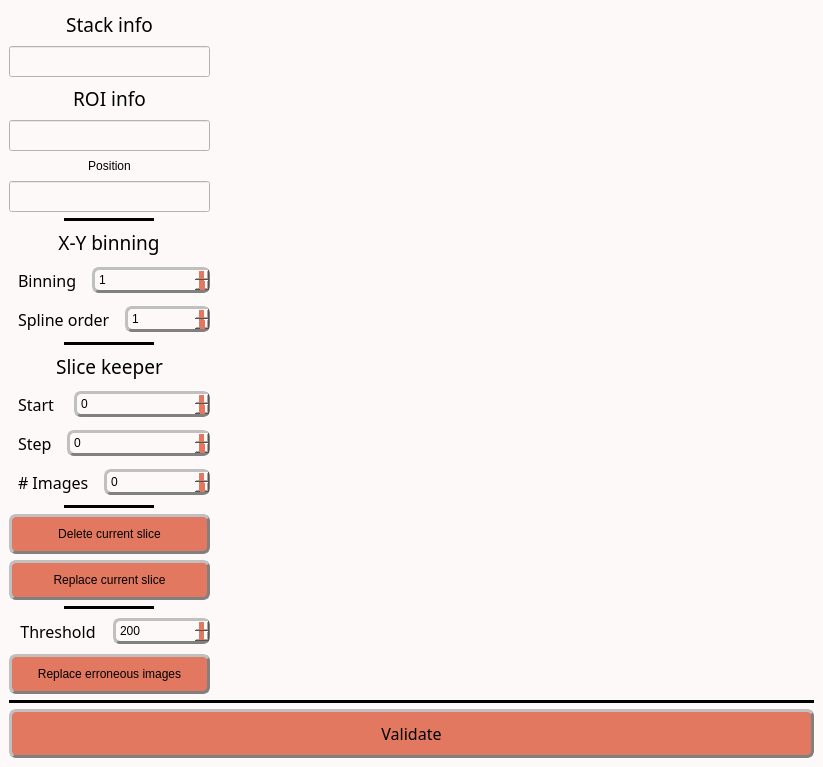
<?xml version="1.0" encoding="UTF-8"?>
<ui version="4.0">
 <class>MainWindow</class>
 <widget class="QMainWindow" name="MainWindow">
  <property name="geometry">
   <rect>
    <x>0</x>
    <y>0</y>
    <width>823</width>
    <height>738</height>
   </rect>
  </property>
  <property name="windowTitle">
   <string>Edit tools</string>
  </property>
  <property name="styleSheet">
   <string notr="true">/* Couleur du fond, label, combobox, progressbar vide et spin box */
QWidget, QLabel, QComboBox, QProgressBar, QSpinBox {background-color: rgb(253, 249, 248)}

/* Couleur quand inactif */
QPushButton:disabled, QComboBox:disabled, QSpinBox:disabled {background-color: rgba(243, 98, 64,150)}

/* Couleur des boutons et des selecteurs */
QPushButton, QComboBox::drop-down:button, QComboBox::down-arrow, QComboBox::down-arrow:disabled, QSpinBox::drop-down:button, QSpinBox::down-arrow, QSpinBox::down-arrow:disabled, QSpinBox::drop-up:button, QSpinBox::up-arrow, QSpinBox::up-arrow:disabled, QSlider::handle:horizontal {background-color: rgb(226, 120, 95)}

/* Couleur des bordures de même couleur que les boutons */
QComboBox::drop-down:button, QSpinBox::drop-down:button, QSpinBox::drop-up:button {border-color: rgb(193, 167, 181)}

/* Couleur des textes */
QLabel, QPushButton, QPushButton:hover, QCheckBox, QComboBox, Line, QTextEdit, QSpinBox {color: rgb(0, 0, 0)}

/* style des bordures 1 */
QLabel, QPushButton, QPushButton:hover, QCheckBox, QComboBox, QSpinBox  {
	border-style : outset;
	min-width : 5em;
}

/* style des bordures 2 */
QPushButton, QPushButton:hover, QCheckBox, QComboBox, QSpinBox  {
	border-radius: 7px;
	border-width: 3px;
	border-color: gray;
}

/* Font 1 */
QPushButton, QPushButton:hover, QCheckBox, QProgressBar {font: 12pt &quot;Noto Sans Cond&quot;}

/* Font 2 */
QComboBox, QTextEdit, QSpinBox {font: 10pt &quot;Noto Sans Cond&quot;}

/* Padding 1 */
QLabel, QComboBox, QComboBox::down-arrow, QSpinBox, QSpinBox::down-arrow, QSpinBox::up-arrow {padding : 2px;}

/* Padding 2 */
QPushButton, QPushButton:hover, QCheckBox {padding : 10px;}

/* Gestion taille des QCheckBoxes */
QCheckBox::indicator:unchecked, QCheckBox::indicator:unchecked:hover, QCheckBox::indicator:checked, QCheckBox::indicator:checked:hover  {
	width :30px;
	height : 30px;
}

QLabel {
	Border-radius : 5px;
	border-width : 0px;
	border-color : black;
	font : 14pt &quot;Noto Sans Cond&quot;;
}

QPushButton:hover {background-color: rgb(243, 98, 64);}

QCheckBox::indicator:unchecked {image: url(icons/uncheck_icon.png);}

QCheckBox::indicator:unchecked:hover {image: url(icons/uncheck_hover_icon.png);}

QCheckBox::indicator:checked {image: url(icons/Check_icon.png);}

QCheckBox::indicator:checked:hover {image: url(icons/Check_hover_icon.png);}

QComboBox::drop-down:button{
	border-radius: 4px;
	border-width: 3px;
	width: 36px;
}

QComboBox::down-arrow {
	image : url(icons/Arrow_down.png);
    width: 13px;
    height: 12px;
}

Line{
	format: plain;
	midLine-Width : 5px;
}

QFrame[height=&quot;3&quot;], QFrame[width=&quot;3&quot;] {background-color: #3A3939;}

QTextEdit{
	background-color: rgb(255, 255, 255);
	border-style: solid;
	border-radius: 5px;
	border-width: 2px;
	border-color: black;
}

QLineEdit {font : 12pt &quot;Noto Sans Cond&quot;;}

/* Gestion taille des QLineEdit */
QLineEdit::indicator:unchecked, QLineEdit::indicator:unchecked:hover, QLineEdit::indicator:checked, QLineEdit::indicator:checked:hover  {
	border-color: black;
}

QHBoxLayout {background-color: rgb(0, 240, 240, 50);}

QProgressBar {
	text-align: center;
	border: 2px solid black;
	border-radius: 3px;
 }

 QProgressBar::chunk {
	background-color: rgb(243, 98, 64);
	width: 20px;
	margin : 0.5px;
 }

QSpinBox::drop-down:button, QSpinBox::drop-up:button {
	border-radius: 2px;
	border-width: 3px;
	width: 36px;
}

QSpinBox::down-arrow {
	image : url(icons/Arrow_down.png);
    width: 26px;
    height: 24px;
}

QSpinBox::up-arrow {
	image : url(icons/Arrow_up.png);
    width: 26px;
    height: 24px;
}

QSlider::groove:horizontal {
    border: 1px solid #999999;
    height: 5px; /* the groove expands to the size of the slider by default. by giving it a height, it has a fixed size */
    background-color: rgb(0, 0, 0);
    margin: 2px 0;
}

QSlider::handle:horizontal {
    border: 1px solid #5c5c5c;
    width: 25px;
    height: 40px;
    margin: -10px 0; /* handle is placed by default on the contents rect of the groove. Expand outside the groove */
    border-radius: 3px;
}</string>
  </property>
  <widget class="QWidget" name="centralwidget">
   <property name="styleSheet">
    <string notr="true"/>
   </property>
   <layout class="QHBoxLayout" name="horizontalLayout_8">
    <item>
     <layout class="QVBoxLayout" name="verticalLayout_3">
      <item>
       <layout class="QHBoxLayout" name="horizontalLayout_7">
        <item>
         <layout class="QVBoxLayout" name="verticalLayout_2">
          <item>
           <layout class="QVBoxLayout" name="verticalLayout_7">
            <item>
             <widget class="QLabel" name="stackInfo_label">
              <property name="sizePolicy">
               <sizepolicy hsizetype="Preferred" vsizetype="Fixed">
                <horstretch>0</horstretch>
                <verstretch>0</verstretch>
               </sizepolicy>
              </property>
              <property name="minimumSize">
               <size>
                <width>114</width>
                <height>0</height>
               </size>
              </property>
              <property name="font">
               <font>
                <family>Noto Sans Cond</family>
                <pointsize>14</pointsize>
                <weight>50</weight>
                <italic>false</italic>
                <bold>false</bold>
               </font>
              </property>
              <property name="text">
               <string>Stack info</string>
              </property>
              <property name="alignment">
               <set>Qt::AlignCenter</set>
              </property>
             </widget>
            </item>
            <item>
             <widget class="QLineEdit" name="stackInfoValues_label">
              <property name="sizePolicy">
               <sizepolicy hsizetype="Minimum" vsizetype="Fixed">
                <horstretch>0</horstretch>
                <verstretch>0</verstretch>
               </sizepolicy>
              </property>
              <property name="minimumSize">
               <size>
                <width>116</width>
                <height>0</height>
               </size>
              </property>
              <property name="font">
               <font>
                <family>Noto Sans Cond</family>
                <pointsize>12</pointsize>
                <weight>50</weight>
                <italic>false</italic>
                <bold>false</bold>
               </font>
              </property>
              <property name="alignment">
               <set>Qt::AlignCenter</set>
              </property>
             </widget>
            </item>
            <item>
             <widget class="QLabel" name="ROIinfo_label">
              <property name="sizePolicy">
               <sizepolicy hsizetype="Preferred" vsizetype="Fixed">
                <horstretch>0</horstretch>
                <verstretch>0</verstretch>
               </sizepolicy>
              </property>
              <property name="minimumSize">
               <size>
                <width>114</width>
                <height>0</height>
               </size>
              </property>
              <property name="font">
               <font>
                <family>Noto Sans Cond</family>
                <pointsize>14</pointsize>
                <weight>50</weight>
                <italic>false</italic>
                <bold>false</bold>
               </font>
              </property>
              <property name="text">
               <string>ROI info</string>
              </property>
              <property name="alignment">
               <set>Qt::AlignCenter</set>
              </property>
             </widget>
            </item>
            <item>
             <widget class="QLineEdit" name="ROIinfoValues_label">
              <property name="sizePolicy">
               <sizepolicy hsizetype="Minimum" vsizetype="Fixed">
                <horstretch>0</horstretch>
                <verstretch>0</verstretch>
               </sizepolicy>
              </property>
              <property name="minimumSize">
               <size>
                <width>116</width>
                <height>0</height>
               </size>
              </property>
              <property name="font">
               <font>
                <family>Noto Sans Cond</family>
                <pointsize>12</pointsize>
                <weight>50</weight>
                <italic>false</italic>
                <bold>false</bold>
               </font>
              </property>
              <property name="styleSheet">
               <string notr="true"/>
              </property>
              <property name="alignment">
               <set>Qt::AlignCenter</set>
              </property>
             </widget>
            </item>
            <item>
             <widget class="QLabel" name="label">
              <property name="sizePolicy">
               <sizepolicy hsizetype="Preferred" vsizetype="MinimumExpanding">
                <horstretch>0</horstretch>
                <verstretch>0</verstretch>
               </sizepolicy>
              </property>
              <property name="text">
               <string>Position</string>
              </property>
              <property name="alignment">
               <set>Qt::AlignCenter</set>
              </property>
             </widget>
            </item>
            <item>
             <widget class="QLineEdit" name="cursor_label">
              <property name="sizePolicy">
               <sizepolicy hsizetype="Minimum" vsizetype="Fixed">
                <horstretch>0</horstretch>
                <verstretch>0</verstretch>
               </sizepolicy>
              </property>
              <property name="minimumSize">
               <size>
                <width>116</width>
                <height>0</height>
               </size>
              </property>
              <property name="font">
               <font>
                <family>Noto Sans Cond</family>
                <pointsize>12</pointsize>
                <weight>50</weight>
                <italic>false</italic>
                <bold>false</bold>
               </font>
              </property>
              <property name="alignment">
               <set>Qt::AlignCenter</set>
              </property>
             </widget>
            </item>
           </layout>
          </item>
          <item>
           <layout class="QVBoxLayout" name="verticalLayout">
            <item alignment="Qt::AlignHCenter">
             <widget class="Line" name="line">
              <property name="sizePolicy">
               <sizepolicy hsizetype="Fixed" vsizetype="Fixed">
                <horstretch>0</horstretch>
                <verstretch>0</verstretch>
               </sizepolicy>
              </property>
              <property name="minimumSize">
               <size>
                <width>90</width>
                <height>0</height>
               </size>
              </property>
              <property name="frameShadow">
               <enum>QFrame::Plain</enum>
              </property>
              <property name="lineWidth">
               <number>5</number>
              </property>
              <property name="midLineWidth">
               <number>5</number>
              </property>
              <property name="orientation">
               <enum>Qt::Horizontal</enum>
              </property>
             </widget>
            </item>
            <item alignment="Qt::AlignHCenter">
             <widget class="QLabel" name="XYtitle_label">
              <property name="sizePolicy">
               <sizepolicy hsizetype="Preferred" vsizetype="Fixed">
                <horstretch>0</horstretch>
                <verstretch>0</verstretch>
               </sizepolicy>
              </property>
              <property name="minimumSize">
               <size>
                <width>114</width>
                <height>0</height>
               </size>
              </property>
              <property name="font">
               <font>
                <family>Noto Sans Cond</family>
                <pointsize>14</pointsize>
                <weight>50</weight>
                <italic>false</italic>
                <bold>false</bold>
               </font>
              </property>
              <property name="text">
               <string>X-Y binning</string>
              </property>
              <property name="alignment">
               <set>Qt::AlignCenter</set>
              </property>
             </widget>
            </item>
            <item>
             <layout class="QHBoxLayout" name="horizontalLayout">
              <item>
               <widget class="QLabel" name="XYbin_label_">
                <property name="sizePolicy">
                 <sizepolicy hsizetype="Fixed" vsizetype="Preferred">
                  <horstretch>0</horstretch>
                  <verstretch>0</verstretch>
                 </sizepolicy>
                </property>
                <property name="font">
                 <font>
                  <family>Noto Sans Cond</family>
                  <pointsize>12</pointsize>
                  <weight>50</weight>
                  <italic>false</italic>
                  <bold>false</bold>
                 </font>
                </property>
                <property name="styleSheet">
                 <string notr="true">QLabel {
color: rgb(0, 0, 0);
background-color:	rgb(253, 249, 248);
border-style : outset;
Border-radius : 5px;
border-width : 0px;
border-color : black;
min-width : 5em;
padding : 5px;
font : 12pt &quot;Noto Sans Cond&quot;;
}</string>
                </property>
                <property name="text">
                 <string>Binning</string>
                </property>
               </widget>
              </item>
              <item>
               <widget class="QSpinBox" name="XYbin_spinBox">
                <property name="sizePolicy">
                 <sizepolicy hsizetype="Minimum" vsizetype="Fixed">
                  <horstretch>0</horstretch>
                  <verstretch>0</verstretch>
                 </sizepolicy>
                </property>
                <property name="minimumSize">
                 <size>
                  <width>85</width>
                  <height>15</height>
                 </size>
                </property>
                <property name="toolTip">
                 <string>&lt;html&gt;&lt;head/&gt;&lt;body&gt;&lt;p&gt;&lt;span style=&quot; font-size:11pt;&quot;&gt;Reduce image dimension by the given factor&lt;/span&gt;&lt;/p&gt;&lt;/body&gt;&lt;/html&gt;</string>
                </property>
                <property name="minimum">
                 <number>1</number>
                </property>
                <property name="maximum">
                 <number>6</number>
                </property>
               </widget>
              </item>
             </layout>
            </item>
            <item>
             <layout class="QHBoxLayout" name="horizontalLayout_2">
              <item>
               <widget class="QLabel" name="spline_label">
                <property name="sizePolicy">
                 <sizepolicy hsizetype="Fixed" vsizetype="Preferred">
                  <horstretch>0</horstretch>
                  <verstretch>0</verstretch>
                 </sizepolicy>
                </property>
                <property name="font">
                 <font>
                  <family>Noto Sans Cond</family>
                  <pointsize>12</pointsize>
                  <weight>50</weight>
                  <italic>false</italic>
                  <bold>false</bold>
                 </font>
                </property>
                <property name="styleSheet">
                 <string notr="true">QLabel {
color: rgb(0, 0, 0);
background-color:	rgb(253, 249, 248);
border-style : outset;
Border-radius : 5px;
border-width : 0px;
border-color : black;
min-width : 5em;
padding : 5px;
font : 12pt &quot;Noto Sans Cond&quot;;
}</string>
                </property>
                <property name="text">
                 <string>Spline order</string>
                </property>
               </widget>
              </item>
              <item>
               <widget class="QSpinBox" name="spline_spinBox">
                <property name="sizePolicy">
                 <sizepolicy hsizetype="Minimum" vsizetype="Fixed">
                  <horstretch>0</horstretch>
                  <verstretch>0</verstretch>
                 </sizepolicy>
                </property>
                <property name="minimumSize">
                 <size>
                  <width>85</width>
                  <height>15</height>
                 </size>
                </property>
                <property name="toolTip">
                 <string>&lt;html&gt;&lt;head/&gt;&lt;body&gt;&lt;p&gt;&lt;span style=&quot; font-size:11pt;&quot;&gt;Interpolation order&lt;/span&gt;&lt;/p&gt;&lt;/body&gt;&lt;/html&gt;</string>
                </property>
                <property name="minimum">
                 <number>1</number>
                </property>
                <property name="maximum">
                 <number>5</number>
                </property>
               </widget>
              </item>
             </layout>
            </item>
           </layout>
          </item>
          <item alignment="Qt::AlignHCenter">
           <widget class="Line" name="line0_2">
            <property name="sizePolicy">
             <sizepolicy hsizetype="Fixed" vsizetype="Fixed">
              <horstretch>0</horstretch>
              <verstretch>0</verstretch>
             </sizepolicy>
            </property>
            <property name="minimumSize">
             <size>
              <width>90</width>
              <height>0</height>
             </size>
            </property>
            <property name="frameShadow">
             <enum>QFrame::Plain</enum>
            </property>
            <property name="lineWidth">
             <number>5</number>
            </property>
            <property name="midLineWidth">
             <number>5</number>
            </property>
            <property name="orientation">
             <enum>Qt::Horizontal</enum>
            </property>
           </widget>
          </item>
          <item>
           <widget class="QLabel" name="sliceKeeper_label">
            <property name="sizePolicy">
             <sizepolicy hsizetype="Preferred" vsizetype="Fixed">
              <horstretch>0</horstretch>
              <verstretch>0</verstretch>
             </sizepolicy>
            </property>
            <property name="minimumSize">
             <size>
              <width>114</width>
              <height>0</height>
             </size>
            </property>
            <property name="font">
             <font>
              <family>Noto Sans Cond</family>
              <pointsize>14</pointsize>
              <weight>50</weight>
              <italic>false</italic>
              <bold>false</bold>
             </font>
            </property>
            <property name="text">
             <string>Slice keeper</string>
            </property>
            <property name="alignment">
             <set>Qt::AlignCenter</set>
            </property>
           </widget>
          </item>
          <item>
           <layout class="QHBoxLayout" name="horizontalLayout_4">
            <item>
             <widget class="QLabel" name="start_label">
              <property name="sizePolicy">
               <sizepolicy hsizetype="Fixed" vsizetype="Preferred">
                <horstretch>0</horstretch>
                <verstretch>0</verstretch>
               </sizepolicy>
              </property>
              <property name="font">
               <font>
                <family>Noto Sans Cond</family>
                <pointsize>12</pointsize>
                <weight>50</weight>
                <italic>false</italic>
                <bold>false</bold>
               </font>
              </property>
              <property name="styleSheet">
               <string notr="true">QLabel {
color: rgb(0, 0, 0);
background-color:	rgb(253, 249, 248);
border-style : outset;
Border-radius : 5px;
border-width : 0px;
border-color : black;
min-width : 5em;
padding : 5px;
font : 12pt &quot;Noto Sans Cond&quot;;
}</string>
              </property>
              <property name="text">
               <string>Start </string>
              </property>
             </widget>
            </item>
            <item>
             <widget class="QSpinBox" name="start_spinBox">
              <property name="sizePolicy">
               <sizepolicy hsizetype="Minimum" vsizetype="Fixed">
                <horstretch>0</horstretch>
                <verstretch>0</verstretch>
               </sizepolicy>
              </property>
              <property name="minimumSize">
               <size>
                <width>85</width>
                <height>15</height>
               </size>
              </property>
              <property name="toolTip">
               <string>&lt;html&gt;&lt;head/&gt;&lt;body&gt;&lt;p&gt;&lt;span style=&quot; font-size:11pt;&quot;&gt;Define the first image&lt;/span&gt;&lt;/p&gt;&lt;/body&gt;&lt;/html&gt;</string>
              </property>
             </widget>
            </item>
           </layout>
          </item>
          <item>
           <layout class="QHBoxLayout" name="horizontalLayout_5">
            <item>
             <widget class="QLabel" name="step_label">
              <property name="sizePolicy">
               <sizepolicy hsizetype="Fixed" vsizetype="Preferred">
                <horstretch>0</horstretch>
                <verstretch>0</verstretch>
               </sizepolicy>
              </property>
              <property name="font">
               <font>
                <family>Noto Sans Cond</family>
                <pointsize>12</pointsize>
                <weight>50</weight>
                <italic>false</italic>
                <bold>false</bold>
               </font>
              </property>
              <property name="styleSheet">
               <string notr="true">QLabel {
color: rgb(0, 0, 0);
background-color:	rgb(253, 249, 248);
border-style : outset;
Border-radius : 5px;
border-width : 0px;
border-color : black;
min-width : 5em;
padding : 5px;
font : 12pt &quot;Noto Sans Cond&quot;;
}</string>
              </property>
              <property name="text">
               <string>Step</string>
              </property>
             </widget>
            </item>
            <item>
             <widget class="QSpinBox" name="step_spinBox">
              <property name="sizePolicy">
               <sizepolicy hsizetype="Minimum" vsizetype="Fixed">
                <horstretch>0</horstretch>
                <verstretch>0</verstretch>
               </sizepolicy>
              </property>
              <property name="minimumSize">
               <size>
                <width>85</width>
                <height>15</height>
               </size>
              </property>
              <property name="toolTip">
               <string>&lt;html&gt;&lt;head/&gt;&lt;body&gt;&lt;p&gt;&lt;span style=&quot; font-size:11pt;&quot;&gt;Step to define which image must be conserved&lt;/span&gt;&lt;/p&gt;&lt;/body&gt;&lt;/html&gt;</string>
              </property>
             </widget>
            </item>
           </layout>
          </item>
          <item>
           <layout class="QHBoxLayout" name="horizontalLayout_6">
            <item>
             <widget class="QLabel" name="nbSlice_label">
              <property name="sizePolicy">
               <sizepolicy hsizetype="Fixed" vsizetype="Preferred">
                <horstretch>0</horstretch>
                <verstretch>0</verstretch>
               </sizepolicy>
              </property>
              <property name="font">
               <font>
                <family>Noto Sans Cond</family>
                <pointsize>12</pointsize>
                <weight>50</weight>
                <italic>false</italic>
                <bold>false</bold>
               </font>
              </property>
              <property name="styleSheet">
               <string notr="true">QLabel {
color: rgb(0, 0, 0);
background-color:	rgb(253, 249, 248);
border-style : outset;
Border-radius : 5px;
border-width : 0px;
border-color : black;
min-width : 5em;
padding : 5px;
font : 12pt &quot;Noto Sans Cond&quot;;
}</string>
              </property>
              <property name="text">
               <string># Images</string>
              </property>
             </widget>
            </item>
            <item>
             <widget class="QSpinBox" name="nbSlice_spinBox">
              <property name="sizePolicy">
               <sizepolicy hsizetype="Minimum" vsizetype="Fixed">
                <horstretch>0</horstretch>
                <verstretch>0</verstretch>
               </sizepolicy>
              </property>
              <property name="minimumSize">
               <size>
                <width>85</width>
                <height>15</height>
               </size>
              </property>
              <property name="toolTip">
               <string>&lt;html&gt;&lt;head/&gt;&lt;body&gt;&lt;p&gt;&lt;span style=&quot; font-size:11pt;&quot;&gt;Define the number of image that must be conserved&lt;/span&gt;&lt;/p&gt;&lt;/body&gt;&lt;/html&gt;</string>
              </property>
             </widget>
            </item>
           </layout>
          </item>
          <item alignment="Qt::AlignHCenter">
           <widget class="Line" name="line_2">
            <property name="sizePolicy">
             <sizepolicy hsizetype="Fixed" vsizetype="Fixed">
              <horstretch>0</horstretch>
              <verstretch>0</verstretch>
             </sizepolicy>
            </property>
            <property name="minimumSize">
             <size>
              <width>90</width>
              <height>0</height>
             </size>
            </property>
            <property name="frameShadow">
             <enum>QFrame::Plain</enum>
            </property>
            <property name="lineWidth">
             <number>5</number>
            </property>
            <property name="midLineWidth">
             <number>5</number>
            </property>
            <property name="orientation">
             <enum>Qt::Horizontal</enum>
            </property>
           </widget>
          </item>
          <item>
           <widget class="QPushButton" name="Del_bttn">
            <property name="toolTip">
             <string>&lt;html&gt;&lt;head/&gt;&lt;body&gt;&lt;p&gt;&lt;span style=&quot; font-size:11pt;&quot;&gt;Remove the current slice of the stack&lt;/span&gt;&lt;/p&gt;&lt;/body&gt;&lt;/html&gt;</string>
            </property>
            <property name="text">
             <string>Delete current slice</string>
            </property>
            <property name="icon">
             <iconset>
              <normaloff>TSG_icons/run_icon.png</normaloff>TSG_icons/run_icon.png</iconset>
            </property>
           </widget>
          </item>
          <item>
           <widget class="QPushButton" name="Replace_bttn">
            <property name="enabled">
             <bool>true</bool>
            </property>
            <property name="minimumSize">
             <size>
              <width>116</width>
              <height>0</height>
             </size>
            </property>
            <property name="toolTip">
             <string>&lt;html&gt;&lt;head/&gt;&lt;body&gt;&lt;p&gt;&lt;span style=&quot; font-size:11pt;&quot;&gt;Remplace the current slice with the previous one&lt;/span&gt;&lt;/p&gt;&lt;/body&gt;&lt;/html&gt;</string>
            </property>
            <property name="text">
             <string>Replace current slice</string>
            </property>
            <property name="icon">
             <iconset>
              <normaloff>TSG_icons/run_icon.png</normaloff>TSG_icons/run_icon.png</iconset>
            </property>
           </widget>
          </item>
          <item alignment="Qt::AlignHCenter">
           <widget class="Line" name="line_3">
            <property name="sizePolicy">
             <sizepolicy hsizetype="Fixed" vsizetype="Fixed">
              <horstretch>0</horstretch>
              <verstretch>0</verstretch>
             </sizepolicy>
            </property>
            <property name="minimumSize">
             <size>
              <width>90</width>
              <height>0</height>
             </size>
            </property>
            <property name="frameShadow">
             <enum>QFrame::Plain</enum>
            </property>
            <property name="lineWidth">
             <number>5</number>
            </property>
            <property name="midLineWidth">
             <number>5</number>
            </property>
            <property name="orientation">
             <enum>Qt::Horizontal</enum>
            </property>
           </widget>
          </item>
          <item>
           <layout class="QHBoxLayout" name="horizontalLayout_10">
            <item alignment="Qt::AlignHCenter|Qt::AlignVCenter">
             <widget class="QLabel" name="label_3">
              <property name="sizePolicy">
               <sizepolicy hsizetype="Fixed" vsizetype="Preferred">
                <horstretch>0</horstretch>
                <verstretch>0</verstretch>
               </sizepolicy>
              </property>
              <property name="font">
               <font>
                <family>Noto Sans Cond</family>
                <pointsize>12</pointsize>
                <weight>50</weight>
                <italic>false</italic>
                <bold>false</bold>
               </font>
              </property>
              <property name="styleSheet">
               <string notr="true">QLabel {
color: rgb(0, 0, 0);
background-color:	rgb(253, 249, 248);
border-style : outset;
Border-radius : 5px;
border-width : 0px;
border-color : black;
min-width : 5em;
padding : 5px;
font : 12pt &quot;Noto Sans Cond&quot;;
}</string>
              </property>
              <property name="text">
               <string>Threshold</string>
              </property>
              <property name="alignment">
               <set>Qt::AlignCenter</set>
              </property>
             </widget>
            </item>
            <item>
             <widget class="QSpinBox" name="Threshold_2">
              <property name="sizePolicy">
               <sizepolicy hsizetype="Minimum" vsizetype="Fixed">
                <horstretch>0</horstretch>
                <verstretch>0</verstretch>
               </sizepolicy>
              </property>
              <property name="minimumSize">
               <size>
                <width>85</width>
                <height>15</height>
               </size>
              </property>
              <property name="toolTip">
               <string>&lt;html&gt;&lt;head/&gt;&lt;body&gt;&lt;p&gt;&lt;span style=&quot; font-size:11pt;&quot;&gt;Threshold (shift in pxls) to extract automatically erroneous images (shift during acquisition)&lt;/span&gt;&lt;/p&gt;&lt;/body&gt;&lt;/html&gt;</string>
              </property>
              <property name="minimum">
               <number>1</number>
              </property>
              <property name="maximum">
               <number>1000</number>
              </property>
              <property name="value">
               <number>200</number>
              </property>
             </widget>
            </item>
           </layout>
          </item>
          <item>
           <widget class="QPushButton" name="Erroneous_bttn">
            <property name="toolTip">
             <string>&lt;html&gt;&lt;head/&gt;&lt;body&gt;&lt;p&gt;&lt;span style=&quot; font-size:11pt;&quot;&gt;Run the search of erroneous images and replace them&lt;/span&gt;&lt;/p&gt;&lt;/body&gt;&lt;/html&gt;</string>
            </property>
            <property name="text">
             <string>Replace erroneous images</string>
            </property>
            <property name="icon">
             <iconset>
              <normaloff>../Traitement_stack/icons/run_icon.png</normaloff>../Traitement_stack/icons/run_icon.png</iconset>
            </property>
           </widget>
          </item>
          <item>
           <spacer name="verticalSpacer">
            <property name="orientation">
             <enum>Qt::Vertical</enum>
            </property>
            <property name="sizeHint" stdset="0">
             <size>
              <width>20</width>
              <height>40</height>
             </size>
            </property>
           </spacer>
          </item>
         </layout>
        </item>
        <item>
         <widget class="ImageView" name="expSeries" native="true">
          <property name="sizePolicy">
           <sizepolicy hsizetype="Expanding" vsizetype="Expanding">
            <horstretch>0</horstretch>
            <verstretch>0</verstretch>
           </sizepolicy>
          </property>
         </widget>
        </item>
       </layout>
      </item>
      <item>
       <layout class="QVBoxLayout" name="verticalLayout_5">
        <item>
         <widget class="Line" name="line0_4">
          <property name="sizePolicy">
           <sizepolicy hsizetype="Minimum" vsizetype="Fixed">
            <horstretch>0</horstretch>
            <verstretch>0</verstretch>
           </sizepolicy>
          </property>
          <property name="minimumSize">
           <size>
            <width>0</width>
            <height>0</height>
           </size>
          </property>
          <property name="frameShadow">
           <enum>QFrame::Plain</enum>
          </property>
          <property name="lineWidth">
           <number>5</number>
          </property>
          <property name="midLineWidth">
           <number>5</number>
          </property>
          <property name="orientation">
           <enum>Qt::Horizontal</enum>
          </property>
         </widget>
        </item>
        <item>
         <widget class="QPushButton" name="validate_bttn">
          <property name="sizePolicy">
           <sizepolicy hsizetype="Minimum" vsizetype="Fixed">
            <horstretch>0</horstretch>
            <verstretch>0</verstretch>
           </sizepolicy>
          </property>
          <property name="minimumSize">
           <size>
            <width>116</width>
            <height>0</height>
           </size>
          </property>
          <property name="font">
           <font>
            <family>Noto Sans Cond</family>
            <pointsize>12</pointsize>
            <weight>50</weight>
            <italic>false</italic>
            <bold>false</bold>
           </font>
          </property>
          <property name="toolTip">
           <string>&lt;html&gt;&lt;head/&gt;&lt;body&gt;&lt;p&gt;&lt;span style=&quot; font-size:11pt;&quot;&gt;Export data to the main GUI&lt;/span&gt;&lt;/p&gt;&lt;/body&gt;&lt;/html&gt;</string>
          </property>
          <property name="text">
           <string>Validate</string>
          </property>
          <property name="icon">
           <iconset>
            <normaloff>TSG_icons/Export.png</normaloff>TSG_icons/Export.png</iconset>
          </property>
         </widget>
        </item>
       </layout>
      </item>
     </layout>
    </item>
   </layout>
  </widget>
 </widget>
 <customwidgets>
  <customwidget>
   <class>ImageView</class>
   <extends>QWidget</extends>
   <header>pyqtgraph</header>
   <container>1</container>
  </customwidget>
 </customwidgets>
 <resources/>
 <connections/>
</ui>
